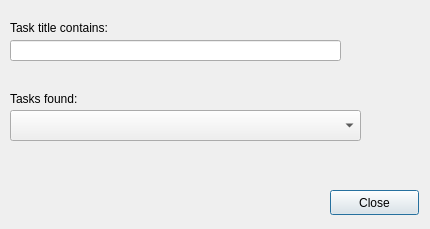
<?xml version="1.0" encoding="UTF-8"?>
<ui version="4.0">
 <class>searchDialog</class>
 <widget class="QDialog" name="searchDialog">
  <property name="geometry">
   <rect>
    <x>0</x>
    <y>0</y>
    <width>430</width>
    <height>229</height>
   </rect>
  </property>
  <property name="windowTitle">
   <string>Search Task</string>
  </property>
  <widget class="QComboBox" name="cmbResults">
   <property name="geometry">
    <rect>
     <x>10</x>
     <y>110</y>
     <width>351</width>
     <height>31</height>
    </rect>
   </property>
  </widget>
  <widget class="QLineEdit" name="ledSearchString">
   <property name="geometry">
    <rect>
     <x>10</x>
     <y>40</y>
     <width>331</width>
     <height>21</height>
    </rect>
   </property>
  </widget>
  <widget class="QLabel" name="lblSearchString">
   <property name="geometry">
    <rect>
     <x>10</x>
     <y>20</y>
     <width>151</width>
     <height>16</height>
    </rect>
   </property>
   <property name="text">
    <string>Task title contains:</string>
   </property>
  </widget>
  <widget class="QLabel" name="lblNodes">
   <property name="geometry">
    <rect>
     <x>10</x>
     <y>90</y>
     <width>121</width>
     <height>17</height>
    </rect>
   </property>
   <property name="text">
    <string>Tasks found:</string>
   </property>
  </widget>
  <widget class="QPushButton" name="btnClose">
   <property name="geometry">
    <rect>
     <x>330</x>
     <y>190</y>
     <width>89</width>
     <height>25</height>
    </rect>
   </property>
   <property name="text">
    <string>Close</string>
   </property>
  </widget>
 </widget>
 <resources/>
 <connections>
  <connection>
   <sender>btnClose</sender>
   <signal>clicked()</signal>
   <receiver>searchDialog</receiver>
   <slot>close()</slot>
   <hints>
    <hint type="sourcelabel">
     <x>374</x>
     <y>262</y>
    </hint>
    <hint type="destinationlabel">
     <x>214</x>
     <y>142</y>
    </hint>
   </hints>
  </connection>
 </connections>
</ui>
